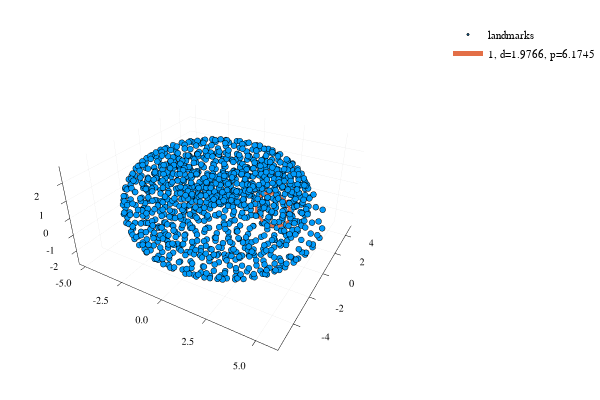

Notebook code cell kept with this figure:
### Code cell
# Navita zadeva
lep_graf(3reparametrized(Sphere(1), 2) × scaled(Sphere(1), exp), 0.5)

### Figure 1 — Plotly figure (JSON) as saved in the notebook; plotly's stock layout.template omitted (floating-point values rounded to 4 significant figures; data arrays with more than 128 entries replaced by an {"elided": "..."} marker saying what was removed)
{"data": [{"colorbar": {"title": ""}, "hoverinfo": "text", "legendgroup": "landmarks", "marker": {"color": "rgba(0, 154, 250, 1.000)", "line": {"color": "rgba(0, 0, 0, 1.000)", "width": 1}, "size": 2, "symbol": "circle"}, "mode": "markers", "name": "landmarks", "showlegend": true, "text": {"elided": "1113 null values"}, "type": "scatter3d", "x": {"elided": "1113 float values"}, "xaxis": "x1", "y": {"elided": "1113 float values"}, "yaxis": "y1", "z": {"elided": "1113 float values"}, "zmax": 0.1, "zmin": -0.1}, {"colorbar": {"title": ""}, "hoverinfo": "text", "legendgroup": "1, d=1.9766, p=6.1745", "line": {"color": "rgba(227, 111, 71, 1.000)", "dash": "solid", "shape": "linear", "width": 5}, "mode": "lines", "name": "1, d=1.9766, p=6.1745", "showlegend": true, "text": [null, null, null, null, null, null, null, null, null, null], "type": "scatter3d", "x": [3.998, 3.712, 3.092, 2.428, 2.032, 2.087, 2.564, 3.245, 3.812, 3.998], "xaxis": "x1", "y": [0.1052, 0.08162, 0.07921, 0.103, 0.07706, 0.02966, 0.02334, 0.07507, 0.1149, 0.1052], "yaxis": "y1", "z": [0.07738, 0.704, 0.9978, 0.8259, 0.2681, -0.4108, -0.9008, -0.9713, -0.5853, 0.07738], "zmax": 0.1, "zmin": -0.1}], "layout": {"annotations": [], "height": 400, "legend": {"bgcolor": "rgba(255, 255, 255, 1.000)", "bordercolor": "rgba(0, 0, 0, 1.000)", "font": {"color": "rgba(0, 0, 0, 1.000)", "family": "sans-serif", "size": 11}, "tracegroupgap": 0, "x": 1, "y": 1}, "margin": {"b": 20, "l": 0, "r": 0, "t": 20}, "paper_bgcolor": "rgba(255, 255, 255, 1.000)", "plot_bgcolor": "rgba(255, 255, 255, 1.000)", "scene": {"camera": {"eye": {"x": 1.126, "y": -1.95, "z": 1.3}}, "xaxis": {"anchor": "y1", "domain": [0.03619, 0.9934], "gridcolor": "rgba(0, 0, 0, 0.100)", "gridwidth": 0.5, "linecolor": "rgba(0, 0, 0, 1.000)", "mirror": false, "range": [-5.434, 6.034], "showgrid": true, "showline": true, "showticklabels": true, "tickangle": 0, "tickcolor": "rgb(0, 0, 0)", "tickfont": {"color": "rgba(0, 0, 0, 1.000)", "family": "sans-serif", "size": 11}, "tickmode": "array", "ticks": "inside", "ticktext": ["-5.0", "-2.5", "0.0", "2.5", "5.0"], "tickvals": [-5, -2.5, 0, 2.5, 5], "title": "", "titlefont": {"color": "rgba(0, 0, 0, 1.000)", "family": "sans-serif", "size": 15}, "type": "-", "visible": true, "zeroline": false, "zerolinecolor": "rgba(0, 0, 0, 1.000)"}, "yaxis": {"anchor": "x1", "domain": [0.03762, 0.9902], "gridcolor": "rgba(0, 0, 0, 0.100)", "gridwidth": 0.5, "linecolor": "rgba(0, 0, 0, 1.000)", "mirror": false, "range": [-5.704, 5.17], "showgrid": true, "showline": true, "showticklabels": true, "tickangle": 0, "tickcolor": "rgb(0, 0, 0)", "tickfont": {"color": "rgba(0, 0, 0, 1.000)", "family": "sans-serif", "size": 11}, "tickmode": "array", "ticks": "inside", "ticktext": ["-4", "-2", "0", "2", "4"], "tickvals": [-4, -2, 0, 2, 4], "title": "", "titlefont": {"color": "rgba(0, 0, 0, 1.000)", "family": "sans-serif", "size": 15}, "type": "-", "visible": true, "zeroline": false, "zerolinecolor": "rgba(0, 0, 0, 1.000)"}, "zaxis": {"gridcolor": "rgba(0, 0, 0, 0.100)", "gridwidth": 0.5, "linecolor": "rgba(0, 0, 0, 1.000)", "mirror": false, "range": [-2.871, 2.866], "showgrid": true, "showline": true, "showticklabels": true, "tickangle": 0, "tickcolor": "rgb(0, 0, 0)", "tickfont": {"color": "rgba(0, 0, 0, 1.000)", "family": "sans-serif", "size": 11}, "tickmode": "array", "ticks": "inside", "ticktext": ["-2", "-1", "0", "1", "2"], "tickvals": [-2, -1, 0, 1, 2], "title": "", "titlefont": {"color": "rgba(0, 0, 0, 1.000)", "family": "sans-serif", "size": 15}, "type": "-", "visible": true, "zeroline": false, "zerolinecolor": "rgba(0, 0, 0, 1.000)"}}, "showlegend": true, "width": 600}}
